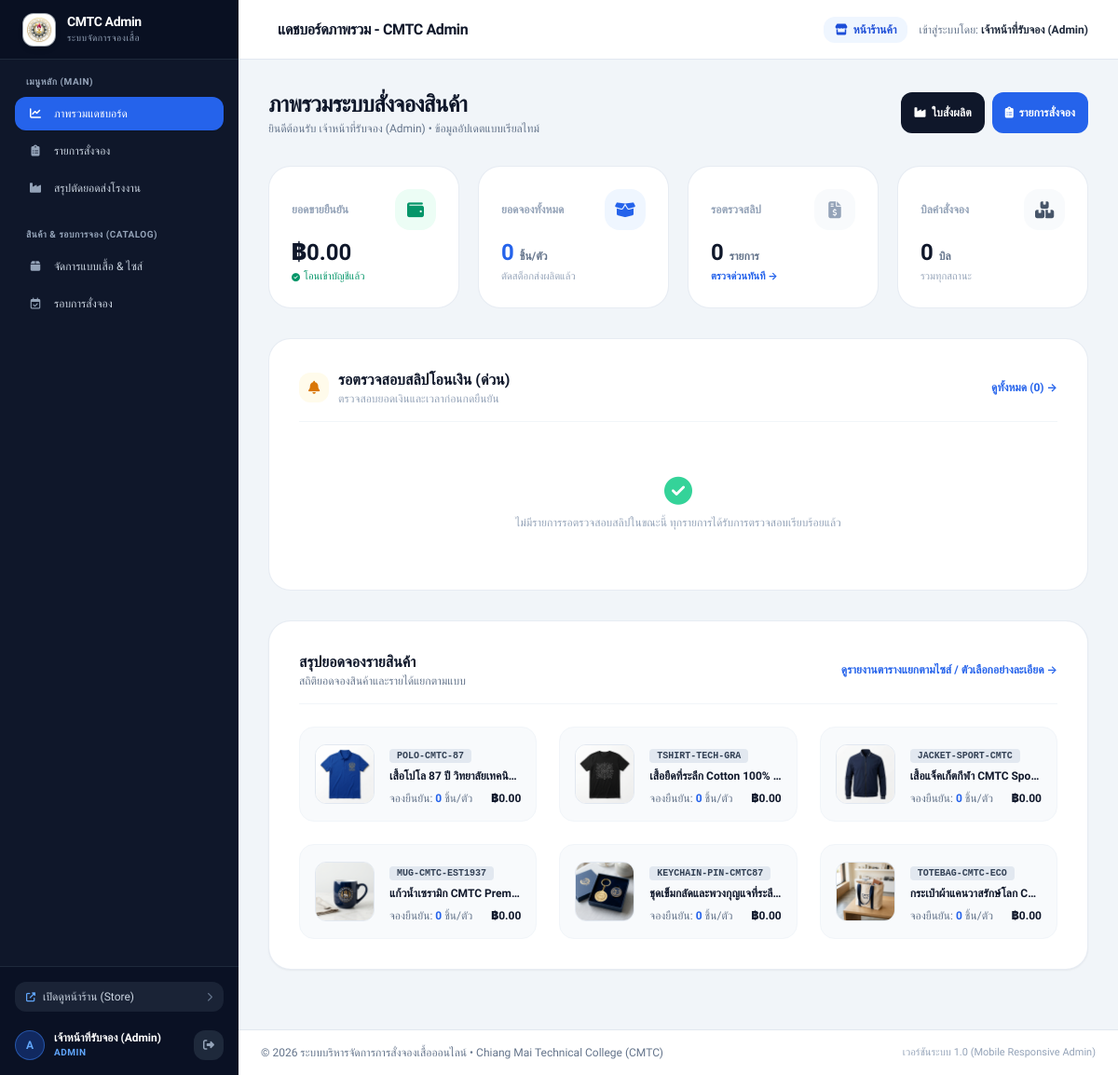
The app's page /admin/index.php (signed in) with its own data.
### tables this page shows
CREATE TABLE `products` (
  `id` INT AUTO_INCREMENT PRIMARY KEY,
  `round_id` INT DEFAULT NULL,
  `code` VARCHAR(50) NOT NULL UNIQUE,
  `name` VARCHAR(150) NOT NULL,
  `category` VARCHAR(50) NOT NULL DEFAULT 'เสื้อ',
  `description` TEXT DEFAULT NULL,
  `main_image` VARCHAR(255) DEFAULT NULL,
  `is_active` TINYINT(1) NOT NULL DEFAULT 1,
  `sort_order` INT NOT NULL DEFAULT 0,
  `created_at` DATETIME NOT NULL DEFAULT CURRENT_TIMESTAMP,
  `updated_at` DATETIME NOT NULL DEFAULT CURRENT_TIMESTAMP ON UPDATE CURRENT_TIMESTAMP,
  CONSTRAINT `fk_products_round` FOREIGN KEY (`round_id`) REFERENCES `booking_rounds`(`id`) ON DELETE SET NULL
);

### admin/index.php (the view, shortened to what the rows shown need)
<?php
require_once __DIR__ . '/../includes/admin_header.php';
$pdo = Database::getInstance()->getConnection();
$productStatsStmt = $pdo->query("
    SELECT p.id, p.name, p.code, p.category, p.main_image,
           COALESCE(SUM(CASE WHEN o.status IN ('confirmed', 'completed') THEN oi.quantity ELSE 0 END), 0) as confirmed_qty,
           COALESCE(SUM(CASE WHEN o.status = 'waiting_verification' THEN oi.quantity ELSE 0 END), 0) as pending_verify_qty,
           COALESCE(SUM(CASE WHEN o.status IN ('confirmed', 'completed') THEN oi.subtotal ELSE 0 END), 0) as confirmed_sales
    FROM products p
    LEFT JOIN order_items oi ON p.id = oi.product_id
    LEFT JOIN orders o ON oi.order_id = o.id
    GROUP BY p.id
    ORDER BY confirmed_qty DESC, p.id ASC
");
$productStats = $productStatsStmt->fetchAll();
?>
<div class="max-w-7xl mx-auto px-3 sm:px-6 lg:px-8 py-4 sm:py-8">
    <div class="mb-5 sm:mb-8 flex flex-col sm:flex-row sm:items-center justify-between gap-3 sm:gap-4">
        <div>
            <h1 class="text-xl sm:text-2xl font-black text-slate-900 tracking-tight">ภาพรวมระบบสั่งจองสินค้า</h1>
        </div>
    </div>
    <div class="bg-white rounded-2xl sm:rounded-3xl border border-slate-200/80 shadow-xs p-4 sm:p-8 mb-6 sm:mb-8">
        <div class="flex items-center justify-between pb-3 sm:pb-4 border-b border-slate-100 mb-4 sm:mb-6">
            <div class="flex items-center space-x-2.5">
                <div>
                    <h2 class="text-sm sm:text-base font-black text-slate-900">รอตรวจสอบสลิปโอนเงิน (ด่วน)</h2>
                </div>
            </div>
        </div>
    </div>
    <div class="bg-white rounded-3xl border border-slate-200/80 shadow-sm p-6 sm:p-8">
        <div class="flex items-center justify-between pb-4 border-b border-slate-100 mb-6">
            <div>
                <h2 class="text-base font-black text-slate-900">สรุปยอดจองรายสินค้า</h2>
            </div>
        </div>
        <div class="grid grid-cols-1 md:grid-cols-3 gap-6">
            <?php foreach ($productStats as $ps): ?>
                <div class="bg-slate-50 rounded-2xl p-4 border border-slate-100 flex items-center space-x-4">
                    <img src="<?= base_url($ps['main_image'] ?: 'assets/uploads/products/polo_87_main.jpg') ?>" class="w-16 h-16 rounded-xl object-cover bg-white border border-slate-200 flex-shrink-0">
                    <div class="flex-1 min-w-0">
                        <span class="text-[10px] bg-slate-200 text-slate-700 px-2 py-0.5 rounded font-mono font-bold"><?= htmlspecialchars($ps['code']) ?></span>
                        <h4 class="font-bold text-xs text-slate-900 truncate mt-1"><?= htmlspecialchars($ps['name']) ?></h4>
                        <div class="mt-2 flex items-center justify-between text-xs">
                            <span class="text-slate-500">จองยืนยัน: <strong class="text-blue-600"><?= $ps['confirmed_qty'] ?></strong> ชิ้น/ตัว</span>
                            <span class="font-black text-slate-900">฿<?= Helper::money($ps['confirmed_sales']) ?></span>
                        </div>
                    </div>
                </div>
            <?php endforeach; ?>
        </div>
    </div>
</div>
<?php require_once __DIR__ . '/../includes/admin_footer.php'; ?>

### records on screen
products: main_image (picture), code "POLO-CMTC-87", name "เสื้อโปโล 87 ปี วิทยาลัยเทคนิ…", confirmed_qty "0", confirmed_sales "0.00"
products: main_image (picture), code "TSHIRT-TECH-GRA", name "เสื้อยืดที่ระลึก Cotton 100%…", confirmed_qty "0", confirmed_sales "0.00"
products: main_image (picture), code "JACKET-SPORT-CMTC", name "เสื้อแจ็คเก็ตกีฬา CMTC Spo…", confirmed_qty "0", confirmed_sales "0.00"
products: main_image (picture), code "MUG-CMTC-EST1937", name "แก้วน้ำเซรามิก CMTC Prem…", confirmed_qty "0", confirmed_sales "0.00"
products: main_image (picture), code "KEYCHAIN-PIN-CMTC87", name "ชุดเข็มกลัดและพวงกุญแจที่ระลึ…", confirmed_qty "0", confirmed_sales "0.00"
products: main_image (picture), code "TOTEBAG-CMTC-ECO", name "กระเป๋าผ้าแคนวาสรักษ์โลก C…", confirmed_qty "0", confirmed_sales "0.00"

### other values on screen
substr($currentUser['username'], 0, 1) "A"
$currentUser['fullname'] "เจ้าหน้าที่รับจอง (Admin)"
$currentUser['role'] "ADMIN"
$pageTitle "แดชบอร์ดภาพรวม - CMTC Admin"
Helper::money($confirmedRev) "0.00"
$confirmedPieces "0"
$waitingCount "0"
$totalOrdersCount "0"
